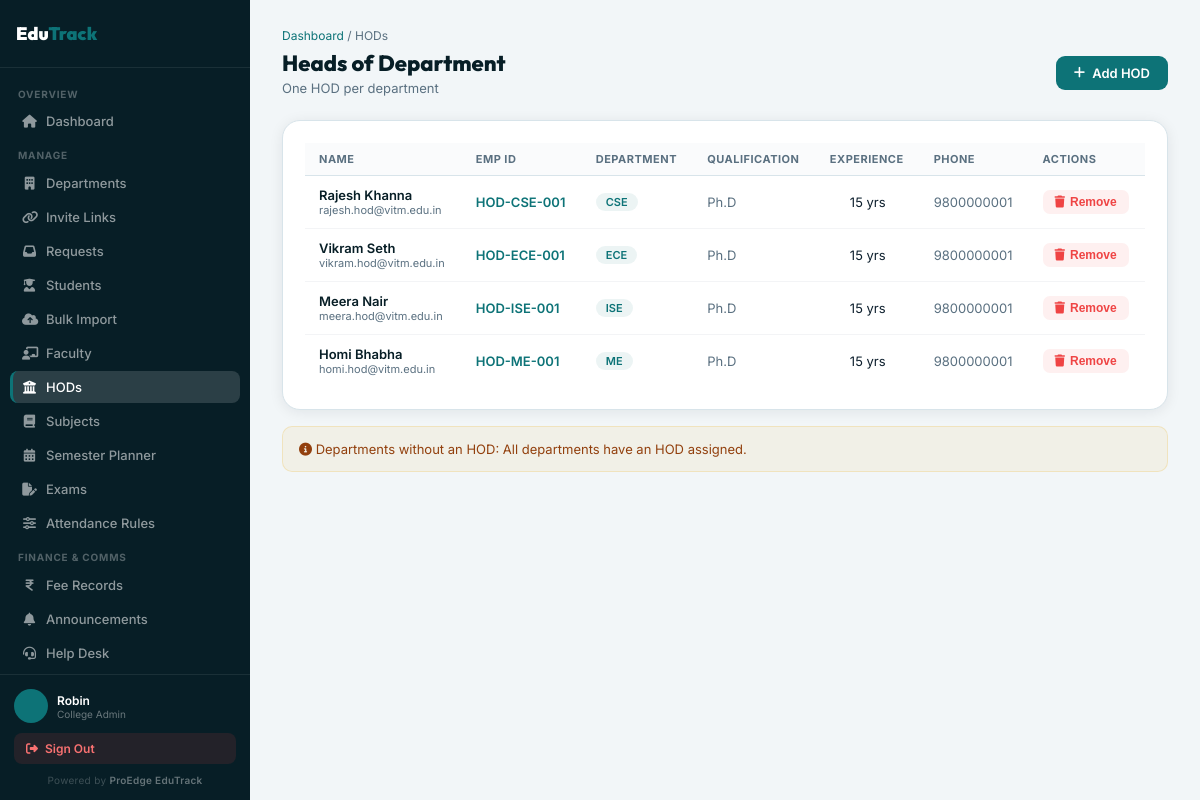
Page /dashboard/admin/hods/ (signed in) on the earlier database version.
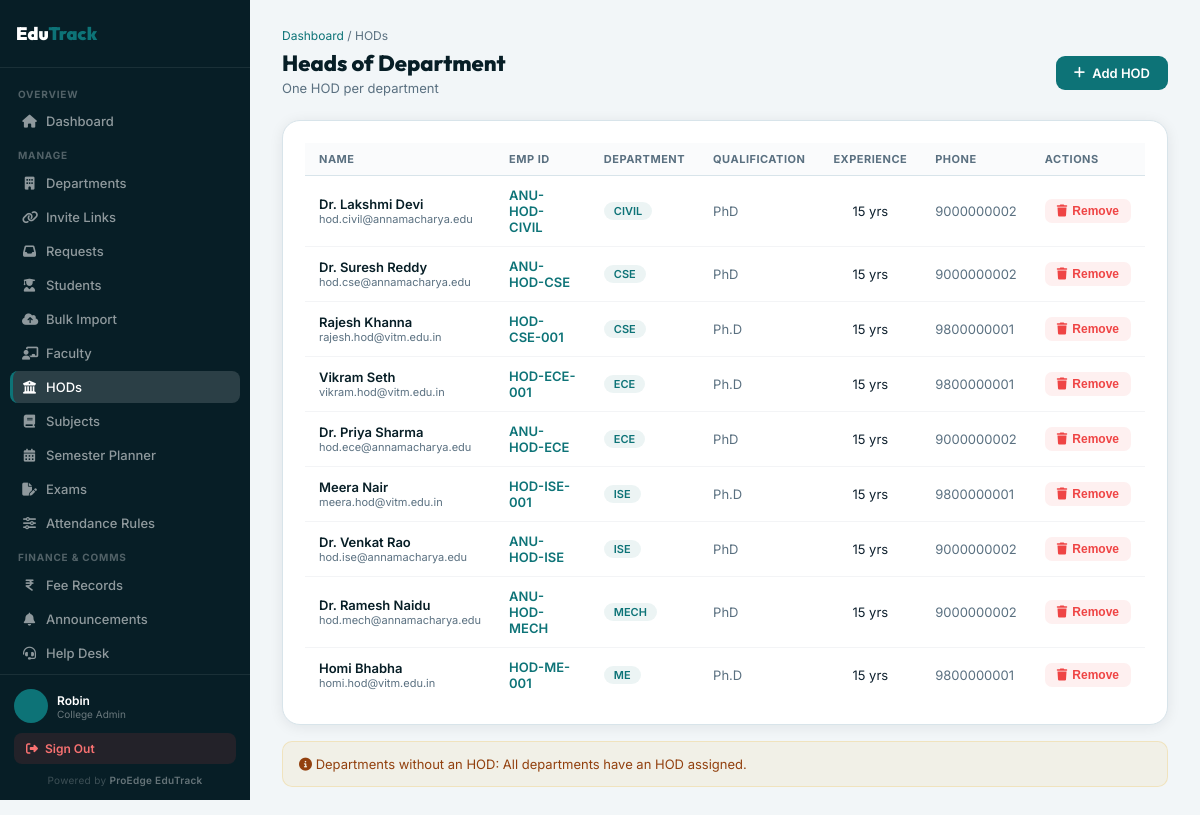
Same page on the later database version.
### students/models.py (models this page shows, shortened)
class HOD(models.Model):
    user = models.OneToOneField(User, on_delete=models.CASCADE)
    employee_id = models.CharField(max_length=50, unique=True)
    department = models.ForeignKey(
        Department,
        on_delete=models.CASCADE,
        related_name='hods'
    )
    is_active = models.BooleanField(default=True)
    phone_number = models.CharField(max_length=15)
    qualification = models.CharField(max_length=100)
    experience_years = models.IntegerField()
    class Meta:
        constraints = [
            models.UniqueConstraint(
                fields=['department'],
                condition=models.Q(is_active=True),
                name='unique_active_hod_per_department'
            )
        ]

class Department(models.Model):
    college = models.ForeignKey(College, on_delete=models.CASCADE, null=True, blank=True, related_name='departments')
    name = models.CharField(max_length=100)
    code = models.CharField(max_length=20)
    section_capacity = models.PositiveIntegerField(default=60)
    description = models.TextField(null=True, blank=True)
    established_year = models.IntegerField(null=True, blank=True)
    created_at = models.DateTimeField(auto_now_add=True)
    is_deleted = models.BooleanField(default=False)
    class Meta:
        unique_together = (
            ('college', 'name'),
            ('college', 'code'),
        )

### students/views/_legacy.py (the view)
# urls.py: path('dashboard/admin/hods/', views.admin_hods, name='admin_hods'),
@login_required
def admin_hods(request):
    if not _admin_guard(request):
        return redirect('dashboard')
    departments = _scope_departments(request).order_by('name')
    hods = HOD.objects.filter(
        department__in=departments,
        is_active=True,
    ).select_related('user', 'department').order_by('department__name', 'user__first_name', 'user__last_name')
    depts_without_hod = departments.exclude(hods__is_active=True)
    return render(request, 'admin_panel/hods.html', {
        'hods': hods,
        'depts_without_hod': depts_without_hod,
        'college': _get_admin_college(request),
        'branding': _get_college_branding(_get_admin_college(request)),
    })

### students/context_processors.py (called while the page is built, shortened)
def college_branding(request):
    if not request.user.is_authenticated or request.user.is_superuser:
        return {}

### students/views/_legacy.py (called while the page is built)
def _get_college_branding(college):
    if not college:
        return None
    branding, _ = CollegeBranding.objects.get_or_create(college=college)
    return branding

def _get_admin_college(request):
    if request.user.is_superuser:
        return None
    role = _get_user_role(request.user)
    if not role or role.role != 1:
        return None
    return role.college or _default_college()

def _scope_departments(request, queryset=None):
    queryset = queryset or Department.objects.all()
    college = _get_admin_college(request)
    if request.user.is_superuser or college is None:
        return queryset
    return queryset.filter(college=college)

def _admin_guard(request):
    if request.user.is_superuser:
        return True
    try:
        return request.user.userrole.role == 1
    except UserRole.DoesNotExist:
        return False

### templates/admin_panel/hods.html (shortened to what this page needs)
{% extends 'admin_panel/base_admin.html' %}
{% block nav_hods %}on{% endblock %}
{% block breadcrumb %} / HODs{% endblock %}
{% block page_title %}Heads of Department{% endblock %}
{% block page_sub %}One HOD per department{% endblock %}
{% block page_action %}
  <a href="{% url 'admin_hod_add' %}" class="btn-add"><i class="fas fa-plus"></i> Add HOD</a>
{% endblock %}
{% block content %}
{% if hods %}
<div class="ap-card">
  <table class="ap-table">
    <thead>
      <tr><th>Name</th><th>Emp ID</th><th>Department</th><th>Qualification</th><th>Experience</th><th>Phone</th><th>Actions</th></tr>
    </thead>
    <tbody>
      {% for h in hods %}
      <tr>
        <td>
          <div style="font-weight:600;color:var(--deep)">{{ h.user.get_full_name|default:h.user.username }}</div>
          <div style="font-size:11px;color:var(--muted)">{{ h.user.email }}</div>
        </td>
        <td style="font-weight:600;color:var(--teal)">{{ h.employee_id }}</td>
        <td><span class="ap-badge" style="background:rgba(13,115,119,.08);color:var(--teal)">{{ h.department.code }}</span></td>
        <td style="color:var(--muted)">{{ h.qualification }}</td>
        <td style="text-align:center">{{ h.experience_years }} yrs</td>
        <td style="color:var(--muted)">{{ h.phone_number }}</td>
        <td>
          <button class="btn-del" onclick="confirmDelete('{% url 'admin_hod_delete' h.pk %}','Remove HOD {{ h.user.get_full_name }} from {{ h.department.code }}?')">
            <i class="fas fa-trash"></i> Remove
          </button>
        </td>
      </tr>
      {% endfor %}
    </tbody>
  </table>
</div>
{% else %}
<div class="empty-state"><i class="fas fa-building-columns"></i><p>No HODs assigned yet. <a href="{% url 'admin_hod_add' %}" style="color:var(--teal)">Add one</a>.</p></div>
{% endif %}
<div style="margin-top:16px;padding:14px 16px;background:rgba(230,168,23,.07);border:1px solid rgba(230,168,23,.2);border-radius:var(--r);font-size:13px;color:#92400e">
  <i class="fas fa-circle-info"></i> Departments without an HOD:
  {% if depts_without_hod %}
    {% for d in depts_without_hod %}
      <span style="font-weight:600">{{ d.code }}</span>{% if not forloop.last %}, {% endif %}
    {% endfor %}
  {% else %}
    All departments have an HOD assigned.
  {% endif %}
</div>
{% endblock %}

### templates/admin_panel/base_admin.html (shortened to what this page needs)
{% extends 'base.html' %}
{% load static %}
{% block body %}
<div style="display:flex;min-height:100vh">
  <aside class="adm-sidebar" id="adm-sidebar">
    <div style="padding:14px 16px;border-bottom:1px solid rgba(255,255,255,.08);display:flex;align-items:center;gap:10px;min-height:68px">
      {% if college and college.logo %}
        <img src="{{ college.logo.url }}" style="height:48px;width:auto;max-width:160px;object-fit:contain;flex-shrink:0"/>
      {% else %}
        <div style="font-family:'Outfit',sans-serif;font-size:18px;font-weight:900;color:#fff">Edu<span style="color:var(--teal)">Track</span></div>
      {% endif %}
    </div>
    <div style="padding:10px 10px;flex:1;overflow-y:auto">
      {% block base_nav_links %}
      <div style="font-size:10px;font-weight:700;color:rgba(255,255,255,.3);text-transform:uppercase;letter-spacing:.8px;padding:0 8px;margin:10px 0 5px">Overview</div>
      <a href="{% url 'admin_dashboard' %}" class="sb-link {% block nav_dashboard %}{% endblock %}"><i class="fas fa-home"></i> Dashboard</a>
      <div style="font-size:10px;font-weight:700;color:rgba(255,255,255,.3);text-transform:uppercase;letter-spacing:.8px;padding:0 8px;margin:12px 0 6px">Manage</div>
      <a href="{% url 'admin_departments' %}" class="sb-link {% block nav_dept %}{% endblock %}"><i class="fas fa-building"></i> Departments</a>
      <a href="{% url 'admin_registration_invites' %}" class="sb-link {% block nav_invites %}{% endblock %}"><i class="fas fa-link"></i> Invite Links</a>
      <a href="{% url 'admin_registration_requests' %}" class="sb-link {% block nav_requests %}{% endblock %}"><i class="fas fa-inbox"></i> Requests</a>
      <a href="{% url 'admin_students' %}" class="sb-link {% block nav_students %}{% endblock %}"><i class="fas fa-user-graduate"></i> Students</a>
      <a href="{% url 'admin_bulk_import' %}" class="sb-link {% block nav_import %}{% endblock %}"><i class="fas fa-cloud-upload-alt"></i> Bulk Import</a>
      <a href="{% url 'admin_faculty_list' %}" class="sb-link {% block nav_faculty %}{% endblock %}"><i class="fas fa-chalkboard-teacher"></i> Faculty</a>
      <a href="{% url 'admin_hods' %}" class="sb-link {% block nav_hods %}{% endblock %}"><i class="fas fa-building-columns"></i> HODs</a>
      <a href="{% url 'admin_subjects' %}" class="sb-link {% block nav_subjects %}{% endblock %}"><i class="fas fa-book"></i> Subjects</a>
      <a href="{% url 'admin_academic_planner' %}" class="sb-link {% block nav_planner %}{% endblock %}"><i class="fas fa-calendar-days"></i> Semester Planner</a>
      <a href="{% url 'admin_exams' %}" class="sb-link {% block nav_exams %}{% endblock %}"><i class="fas fa-file-pen"></i> Exams</a>
      <a href="{% url 'admin_attendance_rules' %}" class="sb-link {% block nav_att_rules %}{% endblock %}"><i class="fas fa-sliders"></i> Attendance Rules</a>
      <div style="font-size:10px;font-weight:700;color:rgba(255,255,255,.3);text-transform:uppercase;letter-spacing:.8px;padding:0 8px;margin:12px 0 6px">Finance & Comms</div>
      <a href="{% url 'admin_fees' %}" class="sb-link {% block nav_fees %}{% endblock %}"><i class="fas fa-indian-rupee-sign"></i> Fee Records</a>
      <a href="{% url 'admin_announcements' %}" class="sb-link {% block nav_ann %}{% endblock %}"><i class="fas fa-bell"></i> Announcements</a>
      <a href="{% url 'admin_helpdesk' %}" class="sb-link {% block nav_helpdesk %}{% endblock %}"><i class="fas fa-headset"></i> Help Desk</a>
      {% endblock %}
    </div>
    <div style="padding:14px;border-top:1px solid rgba(255,255,255,.08)">
      <div style="display:flex;align-items:center;gap:9px;margin-bottom:10px">
        <div style="width:34px;height:34px;border-radius:50%;background:var(--teal);display:flex;align-items:center;justify-content:center;font-size:13px;font-weight:700;color:#fff;flex-shrink:0">
        </div>
        <div>
          <div style="font-size:12px;font-weight:600;color:#fff">{{ request.user.get_full_name|default:request.user.username }}</div>
          <div style="font-size:10px;color:rgba(255,255,255,.4)">{% block sidebar_role_label %}College Admin{% endblock %}</div>
        </div>
      </div>
      <a href="{% url 'logout' %}" style="display:flex;align-items:center;gap:7px;padding:8px 12px;border-radius:8px;background:rgba(239,68,68,.12);color:#f87171;font-size:12px;font-weight:600;text-decoration:none"
         onmouseover="this.style.background='rgba(239,68,68,.2)'" onmouseout="this.style.background='rgba(239,68,68,.12)'">
        <i class="fas fa-sign-out-alt"></i> Sign Out
      </a>
      <div style="margin-top:10px;font-size:10px;color:rgba(255,255,255,.22);text-align:center;letter-spacing:.3px">Powered by <span style="color:rgba(255,255,255,.38);font-weight:600">ProEdge EduTrack</span></div>
    </div>
  </aside>
  <main style="flex:1;padding:28px 32px;overflow-y:auto;min-width:0;background:var(--bg)">
    <div style="margin-bottom:24px">
      <div style="font-size:12px;color:var(--muted);margin-bottom:6px">
        <a href="{% url 'admin_dashboard' %}" style="color:var(--teal);text-decoration:none">Dashboard</a>
        {% block breadcrumb %}{% endblock %}
      </div>
      <div style="display:flex;align-items:center;justify-content:space-between;flex-wrap:wrap;gap:12px">
        <div>
          <h1 style="font-family:'Outfit',sans-serif;font-size:22px;font-weight:800;color:var(--deep);margin-bottom:3px">{% block page_title %}{% endblock %}</h1>
          <p style="font-size:13px;color:var(--muted)">{% block page_sub %}{% endblock %}</p>
        </div>
        {% block page_action %}{% endblock %}
      </div>
    </div>
    {% block content %}{% endblock %}
  </main>
</div>
{% endblock %}

### templates/base.html (shortened to what this page needs)
<!DOCTYPE html>
<html lang="en">
<head>
  {% load static %}
  <link href="https://cdnjs.cloudflare.com/ajax/libs/font-awesome/6.5.0/css/all.min.css" rel="stylesheet"/>
</head>
<body>
{% block body %}{% endblock %}
</body>
</html>

### templates/base.html (style rules this page uses)
*,*::before,*::after { margin:0;padding:0;box-sizing:border-box }
:root { --teal:#0d7377;--teal-lt:#14a085;--teal-dk:#095c60; --gold:#e6a817;--gold-lt:#f5c842; --deep:#071e26;--deep2:#0b2d38; --bg:#f2f6f8;--surface:#fff;--surface2:#e8f0f3; --border:#d8e4ea;--text:#0d1f2d;--muted:#5a7080; --green:#10b981;--red:#ef4444;--warning:#f59e0b; --sh:0 2px 14px rgba(7,30,38,.08); --sh-md:0 6px 28px rgba(7,30,38,.12); --r:10px;--r-lg:18px; }
html { scroll-behavior:smooth }
body { font-family:'Inter',sans-serif;background:var(--bg);color:var(--text);min-height:100vh }
a { text-decoration:none }

### templates/admin_panel/base_admin.html (style rules this page uses)
.adm-sidebar { width:250px;background:var(--deep);flex-shrink:0;position:sticky;top:0;height:100vh;overflow-y:auto;display:flex;flex-direction:column;transition:transform .3s ease }
.sb-link { display:flex;align-items:center;gap:9px;padding:8px 12px;border-radius:8px;color:rgba(255,255,255,.55);font-size:13px;font-weight:500;text-decoration:none;transition:all .2s;margin-bottom:2px }
.sb-link.on,.sb-link.active { background:rgba(255,255,255,.15);color:#fff;border-left:3px solid var(--teal);padding-left:9px }
.sb-link i { width:15px;text-align:center;font-size:13px;flex-shrink:0 }
.ap-card { background:#fff;border:1px solid var(--border);border-radius:var(--r-lg);box-shadow:var(--sh);padding:22px }
.ap-table { width:100%;border-collapse:collapse;font-size:13px }
.ap-table th { text-align:left;padding:9px 14px;font-size:11px;font-weight:700;text-transform:uppercase;letter-spacing:.5px;color:var(--muted);border-bottom:1px solid var(--border);background:#fafbfc }
.ap-table td { padding:11px 14px;border-bottom:1px solid #f3f4f6;color:var(--text);vertical-align:middle }
.ap-table tr:last-child td { border-bottom:none }
.ap-badge { display:inline-block;padding:2px 10px;border-radius:99px;font-size:11px;font-weight:600 }
.btn-add { display:inline-flex;align-items:center;gap:7px;padding:9px 18px;border-radius:9px;background:var(--teal);color:#fff;font-size:13px;font-weight:600;text-decoration:none;transition:all .2s;border:none;cursor:pointer }
.btn-del { display:inline-flex;align-items:center;gap:5px;padding:5px 12px;border-radius:7px;background:rgba(239,68,68,.08);color:#ef4444;font-size:12px;font-weight:600;border:none;cursor:pointer;transition:all .2s }

Differences in the rows shown:
added HOD: user.get_full_name "Dr. Lakshmi Devi", user.email "hod.civil@annamacharya.edu", employee_id "ANU-HOD-CIVIL", department.code "CIVIL", qualification "PhD", experience_years "15", phone_number "9000000002"
added HOD: user.get_full_name "Dr. Suresh Reddy", user.email "hod.cse@annamacharya.edu", employee_id "ANU-HOD-CSE", department.code "CSE", qualification "PhD", experience_years "15", phone_number "9000000002"
added HOD: user.get_full_name "Dr. Priya Sharma", user.email "hod.ece@annamacharya.edu", employee_id "ANU-HOD-ECE", department.code "ECE", qualification "PhD", experience_years "15", phone_number "9000000002"
added HOD: user.get_full_name "Dr. Venkat Rao", user.email "hod.ise@annamacharya.edu", employee_id "ANU-HOD-ISE", department.code "ISE", qualification "PhD", experience_years "15", phone_number "9000000002"
added HOD: user.get_full_name "Dr. Ramesh Naidu", user.email "hod.mech@annamacharya.edu", employee_id "ANU-HOD-MECH", department.code "MECH", qualification "PhD", experience_years "15", phone_number "9000000002"
